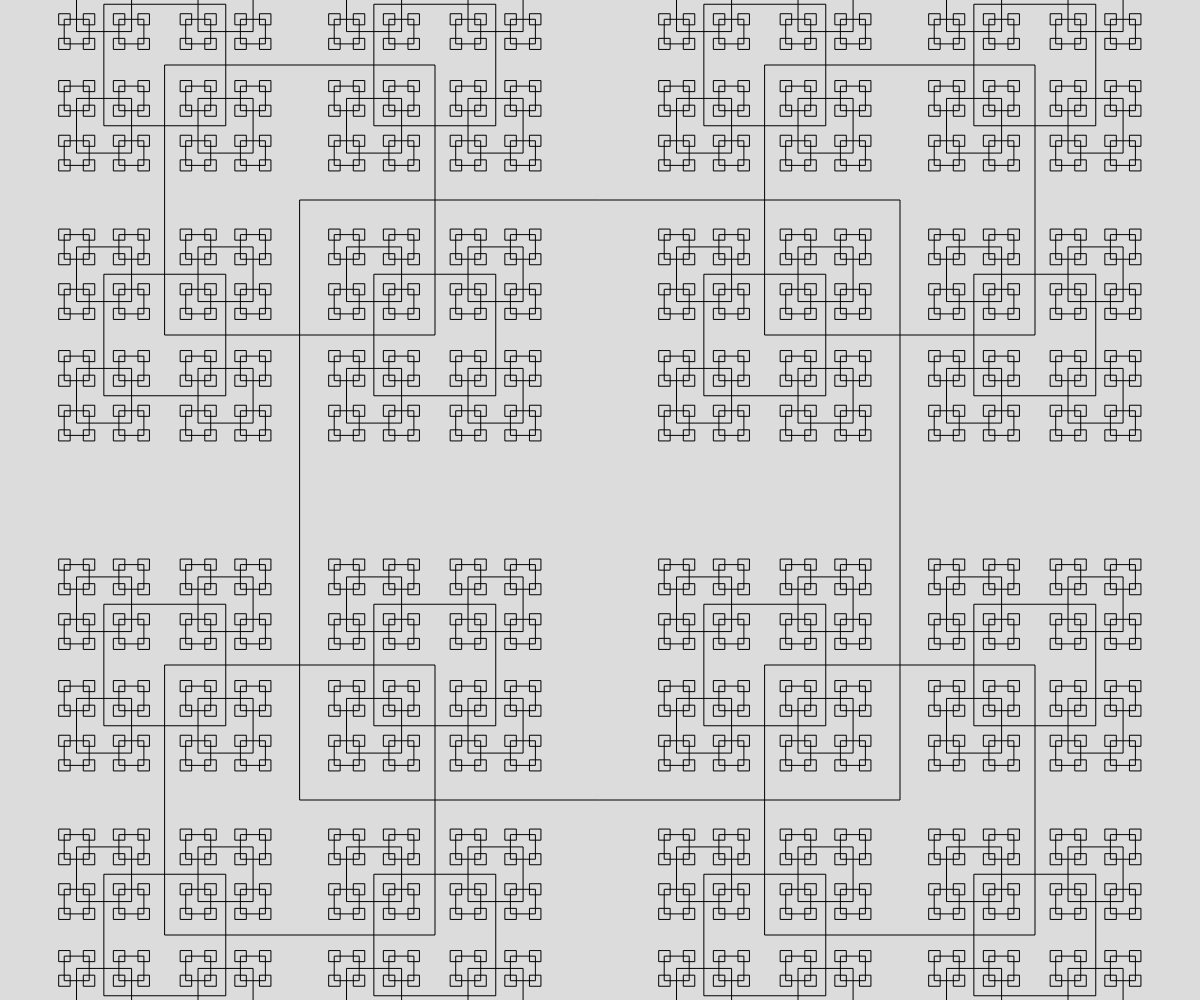
Frame 1 (no input)
Frame 60 (no input): identical to frame 1, image omitted
Frame 120 (the mouse pressed at the canvas centre since frame 60): identical to frame 1, image omitted

The p5.js sketch that drew this single still picture (run headless with seeded random() and noise() and a simulated clock; from frame 60 on, the mouse is pressed at the canvas centre):

// p5.js sketch
// ── sketch.js
// Project Title
// Your Name
// Date
//
// Extra for Experts:
// - describe what you did to take this project "above and beyond"


function setup() {
  createCanvas(windowWidth, windowHeight);
  rectMode(CENTER);
  noFill();
}

function draw() {
  background(220);
  //centerCircle(width/2, height/2, 100);
  //fractalCircle(width/2, height/2, 500);
  luckySquare(width/2, height/2, width/2)
}

function centerCircle(x,y,d){
  if(d > 5){
    circle(x,y,d)
    centerCircle(x,y,d* 0.9)
  }
}
function fractalCircle(x,y,d){
  if(d > 1){
    circle(x,y,d)
    fractalCircle(x - d/2, y, d* 0.5)
    fractalCircle(x + d/2, y, d* 0.5)
    //fractalCircle(x, y - d/2, d* 0.5)
    fractalCircle(x, y + d/2,  d* 0.5)
  }
}
function luckySquare(x,y,s){
  if(s > 5){
    square(x,y,s)
    luckySquare(x-s/2, y-s/2, s*0.45);
    luckySquare(x+s/2, y-s/2, s*0.45);
    luckySquare(x-s/2, y+s/2, s*0.45);
    luckySquare(x+s/2, y+s/2, s*0.45);
  }
}
